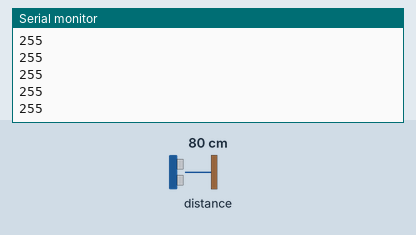
Bench run of a sketch on a simulated Arduino Nano 33 BLE. Shown: the last lines printed to the serial monitor. Inputs (shaded band) come from the test bench; at power-on: distance to the obstacle 80 cm.

Above: at 1.2 s.
1.3 s: distance to the obstacle set to 2 cm
At 1.35 s:
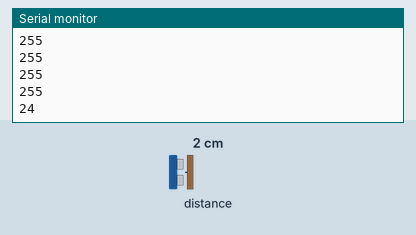
2.8 s: distance to the obstacle set to 4 cm
At 2.8 s:
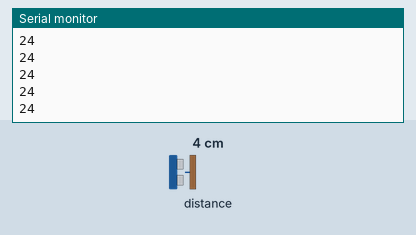
Timing chart, 0 to 5.8 s (numbered marks = the images above; inputs shaded):
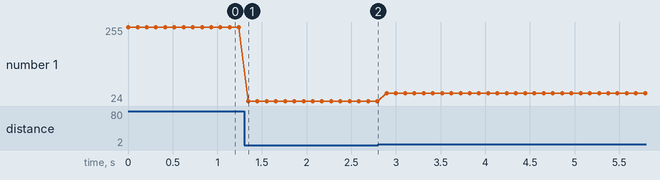

Measured:
- after the input at 1.3 s, the serial monitor: prints a new line after 0.04 s (image 1)
- plotted number 1: 255 → 24 after the input at 1.3 s, 24 → 48 after the input at 2.8 s

The sketch:

APDS-9960.ino
```cpp
#include <Arduino_APDS9960.h>

void setup() {
  Serial.begin(9600);
  while (!Serial);

  if (!APDS.begin()) {
    //This seems to always happen on my board!
    Serial.println("Error initializing APDS9960 sensor!");
  }
}

void loop() {
  // check if a proximity reading is available
  if (APDS.proximityAvailable()) {
    // read the proximity
    // - 0   => close
    // - 255 => far
    // - -1  => error
    int proximity = APDS.readProximity();

    // print value to the Serial Monitor
    Serial.println(proximity);
  }

  // wait a bit before reading again
  delay(100);
}
```
